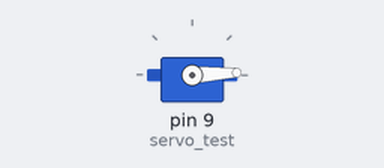
The sketch below on a simulated Arduino Uno, built with avr-gcc and run on an emulated ATmega328P. Shown: servo.

Above: at 0.05 s.
At 0.55 s:
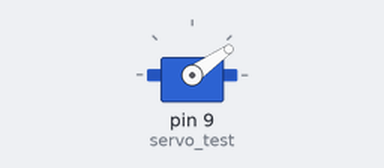
At 1.2 s:
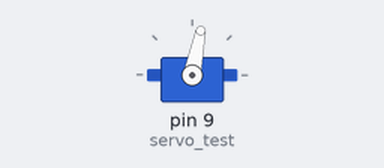
At 2.4 s:
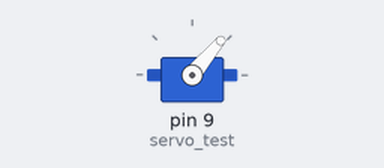
Timing chart, 0 to 7.9 s (numbered marks = the images above):
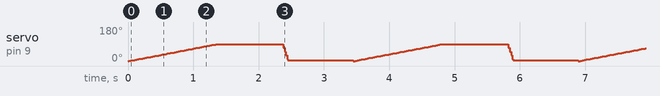

The sketch:

servo_test.ino
```cpp
#include<Servo.h>              //Servo library

Servo servo_test;        //initialize a servo object for the connected servo

int angle = 0;

void setup()
{
  servo_test.attach(9);      // attach the signal pin of servo to pin9 of arduino
}

void loop()
{
  for(angle = 0; angle < 90; angle += 1)    // command to move from 0 degrees to 180 degrees
  {
    servo_test.write(angle);                 //command to rotate the servo to the specified angle
    delay(15);
  }

  delay(1000);

  for(angle = 90; angle>=1; angle-=5)     // command to move from 180 degrees to 0 degrees
  {
    servo_test.write(angle);              //command to rotate the servo to the specified angle
    delay(5);
  }

    delay(1000);
}
```
